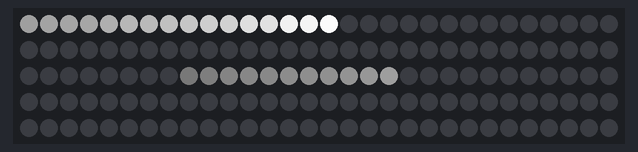
Recording of a sketch running on a simulated Arduino Uno, built with avr-gcc and run on an emulated ATmega328P. On the bench: 150 RGB LEDs in strip order, left to right, continuing on the next row. Dim RGB values are drawn brighter than linear; random numbers use the default seed unless the sketch sets one.

Above: at 3.06 s.
At 8.73 s:
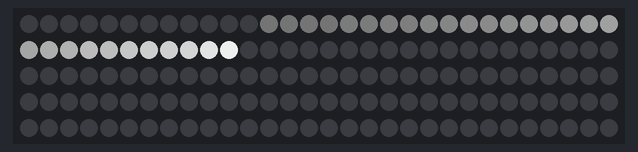
At 10.11 s:
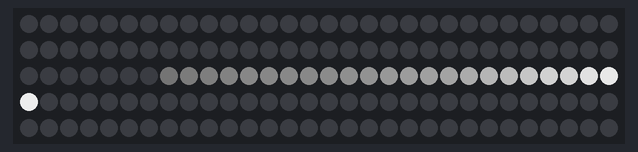
At 21.77 s:
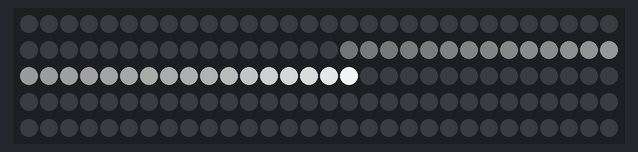
At 32.01 s:
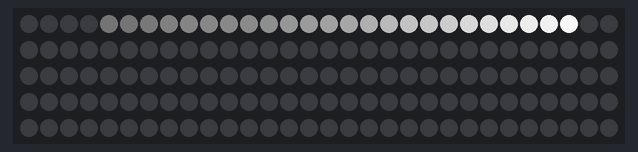
At 39.81 s:
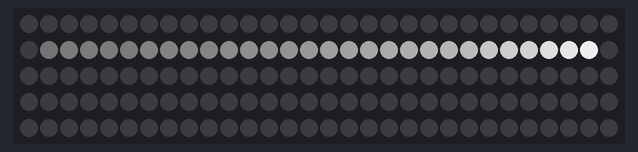

The sketch:

Shooting_Star_Main.ino
```cpp
// (licence header left out)
#include "FastLED.h"

#define NUM_LEDS  150    // Enter the total number of LEDs on the strip
#define PIN       7      // The pin connected to Din to control the LEDs

CRGB leds[NUM_LEDS];

void setup() {
  FastLED.addLeds<WS2812B, PIN, GRB>(leds, NUM_LEDS).setCorrection(TypicalLEDStrip);
  FastLED.setMaxPowerInVoltsAndMilliamps(5, 1500);    // Set power limit of LED strip to 5V, 1500mA
  FastLED.clear();                                    // Initialize all LEDs to "OFF"
}

void loop() {
  // A simple White Shooting Star
  shootingStarAnimation(255, 255, 255, random(10, 60), random(5, 40), random(2000, 8000), 1);

  // Try changing the arguments. Uncomment this line of code to try out a fully randomized animation example:
//    shootingStarAnimation(random(0, 255), random(0, 255), random(0, 255), random(10, 60), random(5, 40), random(2000, 8000), 1);
}
```

Shooting_Star_Animation.ino
```cpp
/*
 *  ========== Shooting Star Animation ==========
 *  red, green, blue - Choose a color with RGB values (0 to 255).
 *  tail_length - A larger value results in shorter tail.
 *  delay_duration - A larger value results in slower movement speed.
 *  interval - Time interval between new shooting stars (in milliseconds).
*/

unsigned long previousMillis = 0;           // Stores last time LEDs were updated
int count = 0;                              // Stores count for incrementing up to the NUM_LEDs

void shootingStarAnimation(int red, int green, int blue, int tail_length, int delay_duration, int interval, int direction){
  /*
   * red - 0 to 255 red color value
   * green - 0 to 255 green color value
   * blue - 0 to 255 blue color value
   * tail_length - value which represents number of pixels used in the tail following the shooting star
   * delay_duration - value to set animation speed. Higher value results in slower animation speed.
   * interval - time between each shooting star (in miliseconds)
   * direction - value which changes the way that the pixels travel (uses -1 for reverse, any other number for forward)
  */
  unsigned long currentMillis = millis();   // Get the time
  if (currentMillis - previousMillis >= interval) {
    previousMillis = currentMillis;         // Save the last time the LEDs were updated
    count = 0;                              // Reset the count to 0 after each interval
  }
  if (direction == -1) {        // Reverse direction option for LEDs
    if (count < NUM_LEDS) {
      leds[NUM_LEDS - (count % (NUM_LEDS+1))].setRGB(red, green, blue);    // Set LEDs with the color value
      count++;
    }
  }
  else {
    if (count < NUM_LEDS) {     // Forward direction option for LEDs
      leds[count % (NUM_LEDS+1)].setRGB(red, green, blue);    // Set LEDs with the color value
      count++;
    }
  }
  fadeToBlackBy(leds, NUM_LEDS, tail_length);                 // Fade the tail LEDs to black
  FastLED.show();
  delay(delay_duration);                                      // Delay to set the speed of the animation
}
```
